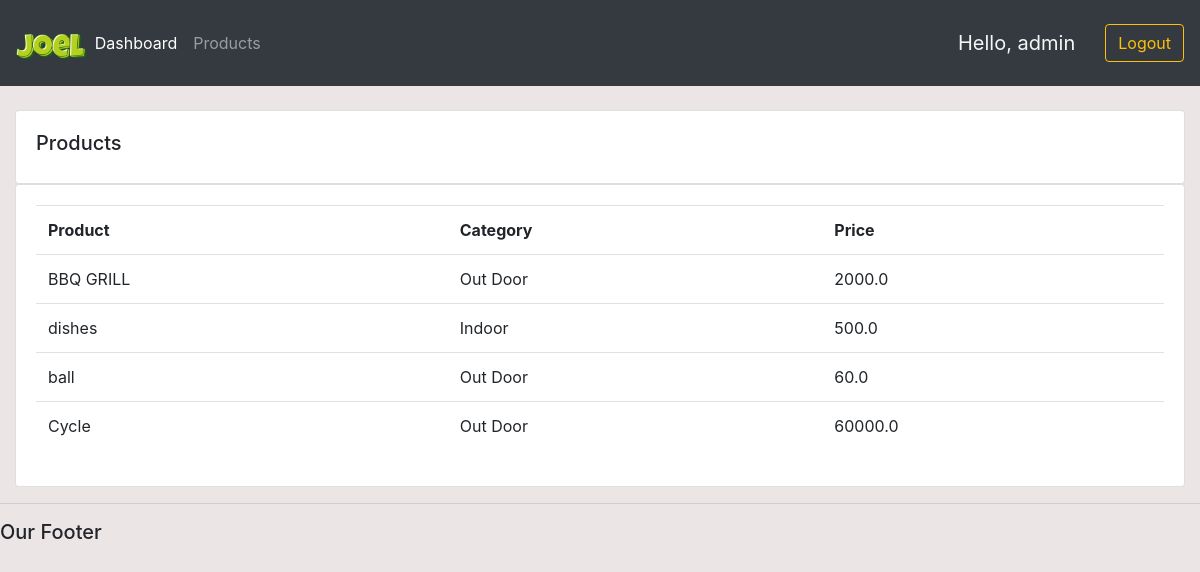
The page /products/ (signed in) on the database its author committed.
### accounts/models.py (models this page shows, shortened)
class Product(models.Model):
    CATEGORY = (
            ('Indoor','Indoor'),
            ('Out Door','Out Door'),
            )
    name = models.CharField(max_length=100, null=True)
    price = models.FloatField(null=True)
    category = models.CharField(max_length=100, null=True, choices=CATEGORY)
    description = models.CharField(max_length=100, null=True, blank=True)
    date_created = models.DateTimeField(auto_now_add=True, null=True)
    tag = models.ManyToManyField(Tag)

### accounts/decorators.py (the view)
        def wrapper_func(request, *args, **kwargs):
            group = None
            if request.user.groups.exists():
                group = request.user.groups.all()[0].name
            if group in allowed_roles:
                return view_func(request, *args, **kwargs)
            else:
                return HttpResponse('You are not authorized to view this page')

### accounts/views.py (called while the page is built)
@login_required(login_url='login')
@allowed_users(allowed_roles=['admin'])
def products(request):
    products = Product.objects.all()
    return render(request,'accounts/products.html' ,{'products':products})

### accounts/templates/accounts/products.html
{% extends 'accounts/index.html' %}
{% block content %}
    <br>
    <div class="row">
        <div class="col-md">
            <div class="card card-body">
                <h5>Products</h5>
            </div>
            <div class="card card-body">
                <table class="table">
                    <tr>
                        <th>Product</th>
                        <th>Category</th>
                        <th>Price</th>
                    </tr>
                    {% for i in products %}
                        <tr>
                            <td>{{i.name}}</td>
                            <td>{{i.category}}</td>
                            <td>{{i.price}}</td>
                        </tr>
                    {% endfor %}
                </table>
            </div>
        </div>
    </div>
{% endblock %}

### accounts/templates/accounts/navbar.html (shortened to what this page needs)
{% load static %}
<nav class="navbar navbar-expand-lg navbar-dark bg-dark">
  <img src="{% static 'images/logo1.png' %}"  alt="not found" height="70px">
   <div class="collapse navbar-collapse" id="navbarNav">
     <ul class="navbar-nav">
       {% if request.user.is_staff %}
       <li class="nav-item active">
         <a class="nav-link" href="{% url 'home' %}">Dashboard</a>
       </li>
       <li class="nav-item">
         <a class="nav-link" href="{% url 'products' %}">Products</a>
       </li>
       {% else %}
        <li class="nav-item">
          <a class="nav-item" href="{% url 'account' %}">Settings</a>
        </li>
       {% endif %}
     </ul>
   </div>
   <span class="hello-msg">Hello, {{request.user}}</span>
   <span ><a class="btn btn-outline-warning" href="{% url 'logout' %}">Logout</a></span>
 </nav>

### static/css/main.css (style rules this page uses)
body { background-color:#ebe5e5; color: (rgb(238, 232, 232)); }

### accounts/templates/accounts/navbar.html (style rules this page uses)
.hello-msg { font-size: 20px; color: whitesmoke; margin-right: 30px; }

### rows shown on the page
Product: name "BBQ GRILL", category "Out Door", price "2000.0"
Product: name "dishes", category "Indoor", price "500.0"
Product: name "ball", category "Out Door", price "60.0"
Product: name "Cycle", category "Out Door", price "60000.0"

### other values the page prints
{{ request.user }} "admin"
